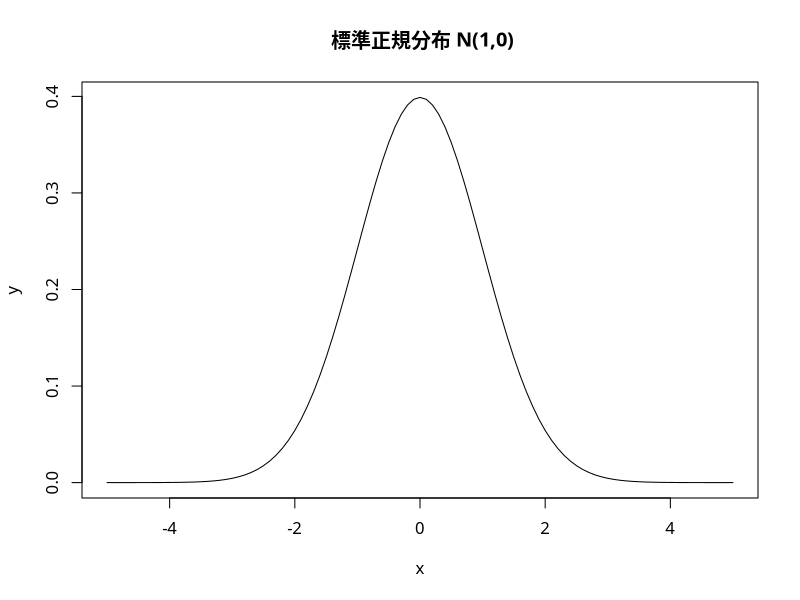

Write R code to recreate this figure.
x = seq(-5,5,by=0.1)
y = dnorm(x,0,1)
par(family="HiraMaruProN-W4")                  
plot(x,y,type='l',xlab='x',ylab='y',main=' 標準正規分布 N(1,0)')
